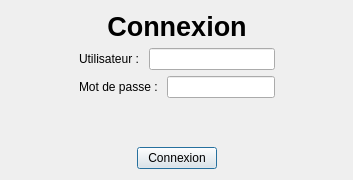
<?xml version="1.0" encoding="UTF-8"?>
<ui version="4.0">
 <class>DialogConnexion</class>
 <widget class="QDialog" name="DialogConnexion">
  <property name="geometry">
   <rect>
    <x>0</x>
    <y>0</y>
    <width>353</width>
    <height>180</height>
   </rect>
  </property>
  <property name="windowTitle">
   <string>Dialog</string>
  </property>
  <layout class="QHBoxLayout" name="horizontalLayout_3">
   <item>
    <spacer name="horizontalSpacer">
     <property name="orientation">
      <enum>Qt::Horizontal</enum>
     </property>
     <property name="sizeHint" stdset="0">
      <size>
       <width>40</width>
       <height>20</height>
      </size>
     </property>
    </spacer>
   </item>
   <item>
    <layout class="QVBoxLayout" name="verticalLayout">
     <item>
      <widget class="QLabel" name="titre">
       <property name="font">
        <font>
         <pointsize>20</pointsize>
         <weight>75</weight>
         <bold>true</bold>
        </font>
       </property>
       <property name="text">
        <string>Connexion</string>
       </property>
       <property name="alignment">
        <set>Qt::AlignCenter</set>
       </property>
      </widget>
     </item>
     <item>
      <layout class="QHBoxLayout" name="horizontalLayout">
       <item>
        <widget class="QLabel" name="lIdentifiant">
         <property name="text">
          <string>Utilisateur : </string>
         </property>
        </widget>
       </item>
       <item>
        <widget class="QLineEdit" name="inputId"/>
       </item>
      </layout>
     </item>
     <item>
      <layout class="QHBoxLayout" name="horizontalLayout_2">
       <item>
        <widget class="QLabel" name="lPasswd">
         <property name="text">
          <string>Mot de passe : </string>
         </property>
        </widget>
       </item>
       <item>
        <widget class="QLineEdit" name="inputPasswd">
         <property name="echoMode">
          <enum>QLineEdit::Password</enum>
         </property>
        </widget>
       </item>
      </layout>
     </item>
     <item>
      <spacer name="verticalSpacer">
       <property name="orientation">
        <enum>Qt::Vertical</enum>
       </property>
       <property name="sizeHint" stdset="0">
        <size>
         <width>20</width>
         <height>40</height>
        </size>
       </property>
      </spacer>
     </item>
     <item>
      <layout class="QHBoxLayout" name="horizontalLayout_4">
       <item>
        <spacer name="horizontalSpacer_3">
         <property name="orientation">
          <enum>Qt::Horizontal</enum>
         </property>
         <property name="sizeHint" stdset="0">
          <size>
           <width>40</width>
           <height>20</height>
          </size>
         </property>
        </spacer>
       </item>
       <item>
        <widget class="QPushButton" name="bConnexion">
         <property name="text">
          <string>Connexion</string>
         </property>
        </widget>
       </item>
       <item>
        <spacer name="horizontalSpacer_4">
         <property name="orientation">
          <enum>Qt::Horizontal</enum>
         </property>
         <property name="sizeHint" stdset="0">
          <size>
           <width>40</width>
           <height>20</height>
          </size>
         </property>
        </spacer>
       </item>
      </layout>
     </item>
    </layout>
   </item>
   <item>
    <spacer name="horizontalSpacer_2">
     <property name="orientation">
      <enum>Qt::Horizontal</enum>
     </property>
     <property name="sizeHint" stdset="0">
      <size>
       <width>40</width>
       <height>20</height>
      </size>
     </property>
    </spacer>
   </item>
  </layout>
 </widget>
 <resources/>
 <connections/>
</ui>
